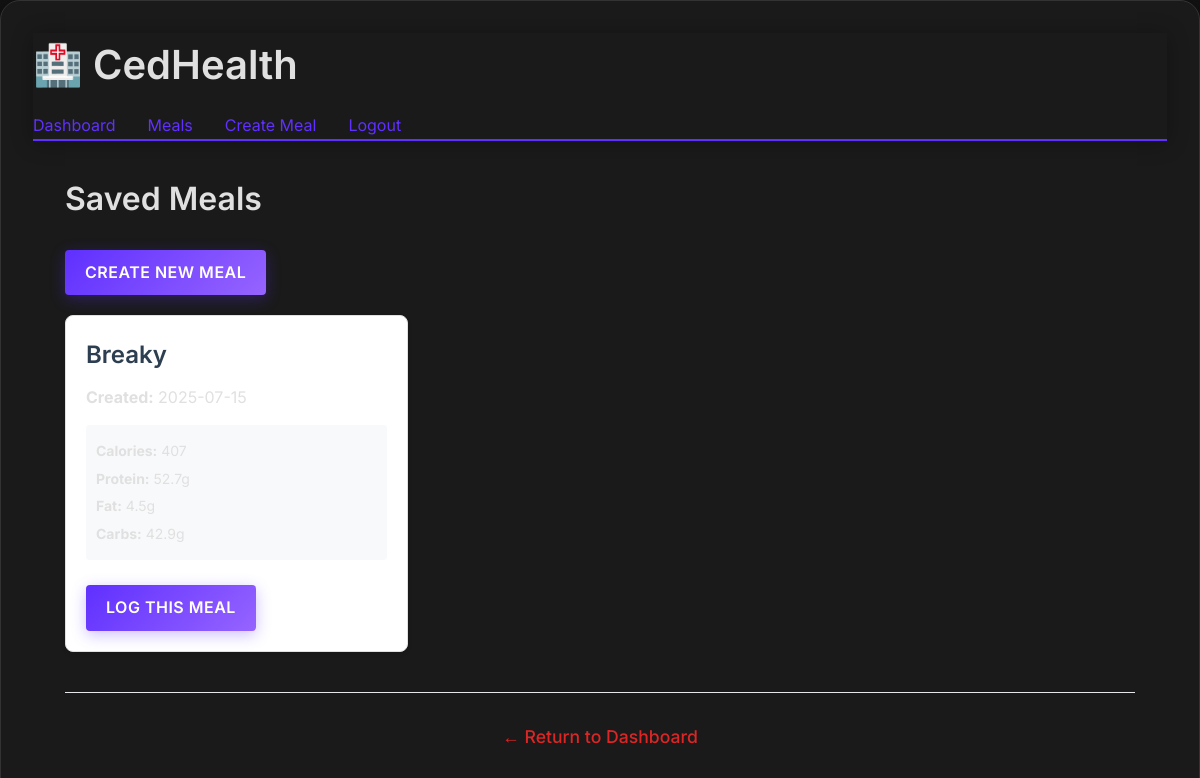
Page /saved_meals (signed in) on the committed database.
### tables this page shows
CREATE TABLE saved_meals (
            id INTEGER PRIMARY KEY AUTOINCREMENT,
            user_id INTEGER,
            meal_name TEXT,
            created_date TEXT,
            FOREIGN KEY (user_id) REFERENCES users(id)
        );

### cedhealth_app.py (the view)
@app.route('/saved_meals')
def saved_meals():
    if 'user_id' not in session:
        return redirect(url_for('login'))
    conn = sqlite3.connect('cedhealth.db')
    c = conn.cursor()
    c.execute('''
        SELECT sm.id, sm.meal_name, sm.created_date,
               SUM(smi.calories) as total_calories,
               SUM(smi.protein) as total_protein,
               SUM(smi.fat) as total_fat,
               SUM(smi.carbs) as total_carbs
        FROM saved_meals sm
        LEFT JOIN saved_meal_items smi ON sm.id = smi.saved_meal_id
        WHERE sm.user_id = ?
        GROUP BY sm.id, sm.meal_name, sm.created_date
        ORDER BY sm.created_date DESC
    ''', (session['user_id'],))
    saved_meals_data = c.fetchall()
    conn.close()
    return render_template('saved_meals.html', saved_meals=saved_meals_data)

### templates/saved_meals.html (shortened to what this page needs)
<!DOCTYPE html>
<html lang="en">
<head>
    <link rel="stylesheet" href="{{ url_for('static', filename='style.css') }}">
</head>
<body>
    <div class="container">
        <nav class="navbar">
            <div class="nav-brand">
                <h1>🏥 CedHealth</h1>
            </div>
            <div class="nav-links">
                <a href="{{ url_for('dashboard') }}">Dashboard</a>
                <a href="{{ url_for('meals') }}">Meals</a>
                <a href="{{ url_for('create_meal') }}">Create Meal</a>
                <a href="{{ url_for('logout') }}">Logout</a>
            </div>
        </nav>
        <div class="content">
            <h2>Saved Meals</h2>
            <a href="{{ url_for('create_meal') }}" class="btn">Create New Meal</a>
            {% if saved_meals %}
                <div class="saved-meals-grid">
                    {% for meal in saved_meals %}
                        <div class="saved-meal-card">
                            <h3>{{ meal[1] }}</h3>
                            <p><strong>Created:</strong> {{ meal[2] }}</p>
                            <div class="nutrition-summary">
                                <p><strong>Calories:</strong> {{ "%.0f"|format(meal[3] or 0) }}</p>
                                <p><strong>Protein:</strong> {{ "%.1f"|format(meal[4] or 0) }}g</p>
                                <p><strong>Fat:</strong> {{ "%.1f"|format(meal[5] or 0) }}g</p>
                                <p><strong>Carbs:</strong> {{ "%.1f"|format(meal[6] or 0) }}g</p>
                            </div>
                            <a href="{{ url_for('log_saved_meal', saved_meal_id=meal[0]) }}" class="btn">Log This Meal</a>
                        </div>
                    {% endfor %}
                </div>
            {% else %}
                <p>No saved meals yet. <a href="{{ url_for('create_meal') }}">Create your first custom meal!</a></p>
            {% endif %}
            <div class="back-link">
                <a href="/dashboard">← Return to Dashboard</a>
            </div>
        </div>
    </div>
</body>
</html>

### static/style.css (style rules this page uses)
* { margin: 0; padding: 0; box-sizing: border-box; }
:root { --primary-bg: #121212; --secondary-bg: #1A1A1A; --tertiary-bg: #2A2A2A; --card-bg: #1A1A1A; --accent-color: #5f30ff; --accent-gradient: linear-gradient(135deg, #5f30ff 0%, #9664ff 100%); --accent-hover: #7c3aed; --text-primary: #e0e0e0; --text-secondary: #B8B8B8; --text-muted: #888888; --border-color: #333333; --shadow-light: rgba(95, 48, 255, 0.1); --shadow-medium: rgba(0, 0, 0, 0.3); --shadow-heavy: rgba(0, 0, 0, 0.5); --radius-sm: 8px; --radius-md: 12px; --radius-lg: 16px; --radius-xl: 20px; --space-xs: 0.5rem; --space-sm: 0.75rem; --space-md: 1rem; --space-lg: 1.5rem; --space-xl: 2rem; --space-2xl: 3rem; }
body { font-family: 'Inter', 'Poppins', -apple-system, BlinkMacSystemFont, 'Segoe UI', Roboto, sans-serif; line-height: 1.6; color: var(--text-primary); background-color: var(--primary-bg); min-height: 100vh; font-weight: 400; }
h1, h2, h3, h4, h5, h6 { font-weight: 600; margin-bottom: var(--space-md); color: var(--text-primary); font-family: 'Inter', sans-serif; }
h1 { font-size: 2.5rem; }
h2 { font-size: 2rem; }
h3 { font-size: 1.5rem; }
p, span, div, label, li, td, th { color: var(--text-primary); font-family: 'Inter', sans-serif; }
a { color: var(--accent-color); text-decoration: none; transition: color 0.3s ease; }
.btn { display: inline-flex; align-items: center; justify-content: center; padding: var(--space-md) var(--space-xl); font-size: 1rem; font-weight: 600; text-decoration: none; border: none; border-radius: var(--radius-md); cursor: pointer; transition: all 0.3s ease; white-space: nowrap; text-transform: uppercase; letter-spacing: 0.5px; font-family: 'Inter', sans-serif; }
.btn-primary, .btn { background: var(--accent-gradient); color: white; box-shadow: 0 4px 15px rgba(95, 48, 255, 0.3); }
.container { max-width: 1200px; margin: 0 auto; padding: var(--space-xl); background: var(--card-bg); border-radius: var(--radius-xl); box-shadow: 0 8px 32px var(--shadow-medium); border: 1px solid var(--border-color); }
.navbar { background: var(--secondary-bg); border-bottom: 2px solid var(--accent-color); box-shadow: 0 2px 20px var(--shadow-medium); position: sticky; top: 0; z-index: 100; }
.nav-links { display: flex; align-items: center; gap: var(--space-xl); }
.back-link { text-align: center; margin-top: var(--space-2xl); padding-top: var(--space-xl); border-top: 1px solid var(--border-color); }
.back-link a { color: var(--accent-color); text-decoration: none; font-weight: 500; transition: color 0.3s ease; font-size: 1.1rem; }
.content { padding: var(--space-xl); }

### templates/saved_meals.html (style rules this page uses)
.saved-meals-grid { display: grid; grid-template-columns: repeat(auto-fill, minmax(300px, 1fr)); gap: 20px; margin-top: 20px; }
.saved-meal-card { background: white; border-radius: 8px; padding: 20px; box-shadow: 0 2px 4px rgba(0,0,0,0.1); border: 1px solid #e0e0e0; }
.saved-meal-card h3 { color: #2c3e50; margin-bottom: 10px; }
.nutrition-summary { margin: 15px 0; padding: 10px; background: #f8f9fa; border-radius: 4px; }
.nutrition-summary p { margin: 5px 0; font-size: 14px; }
.btn { display: inline-block; padding: 10px 20px; background-color: #3498db; color: white; text-decoration: none; border-radius: 4px; border: none; cursor: pointer; margin-top: 10px; }
.back-link { text-align: center; margin-top: 40px; padding-top: 30px; border-top: 1px solid #e5e7eb; }
.back-link a { color: #dc2626; text-decoration: none; font-weight: 500; transition: color 0.3s ease; font-size: 1.1rem; }

### rows in the picture
saved_meals: meal_name "Breaky", created_date "2025-07-15", meal "407", meal "52.7", meal "4.5", meal "42.9"
